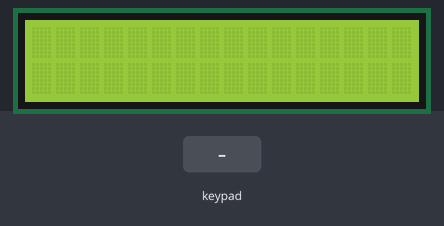
The sketch below on a simulated Arduino Mega 2560, built with avr-gcc and run on an emulated ATmega2560. Parts: 16×2 character LCD. Inputs (shaded band) come from the test bench. What the sketch prints to the serial monitor is not drawn.

Above: at 1.2 s.
1.3 s: keypad keys 3 7 3 5 3 3 3 1 # pressed 0.4 s apart
At 5.1 s:
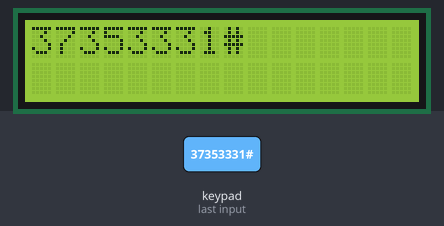
6.4 s: key 'A' pressed
At 7.6 s:
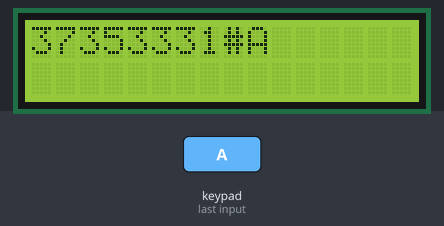
7.9 s: key 'B' pressed
At 8.9 s:
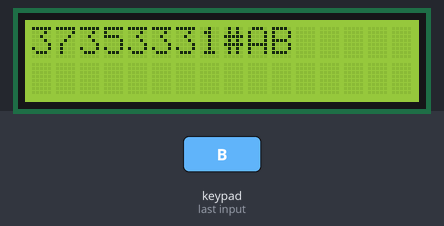
9.4 s: key 'C' pressed
At 9.9 s:
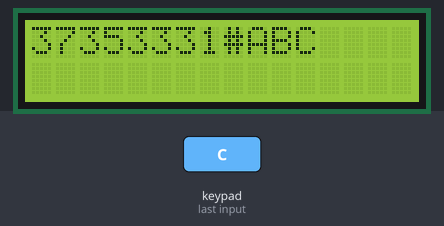
10.9 s: key '#' pressed
At 11.2 s:
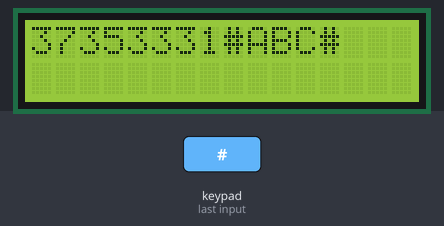
12.4 s: key 'D' pressed
At 13.5 s:
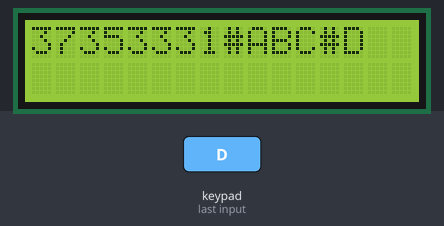
Timing chart, 0 to 14.9 s (numbered marks = the images above; inputs shaded):
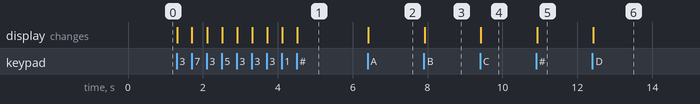

The sketch:

keypadLCD.ino
```cpp
#include <Keypad.h>
#include <LiquidCrystal_I2C.h>

const byte ROWS = 4;
const byte COLS = 4;

char keys[ROWS][COLS] = {
  {'1','2','3', 'A'},
  {'4','5','6', 'B'},
  {'7','8','9', 'C'},
  {'*','0','#', 'D'}
};
byte rowPins[ROWS] = {37, 35, 33, 31};
byte colPins[COLS] = {29, 27, 25, 23};

Keypad keypad = Keypad(makeKeymap(keys), rowPins, colPins, ROWS, COLS);

String textBuffer = "";  // Initialize the text buffer

LiquidCrystal_I2C lcd(0x3F,16,2);  // set the LCD address to 0x3F for a 16 chars and 2 line display

void setup() {
  Serial.begin(9600);

  lcd.init();           // Initialize the LCD
  lcd.clear();          // Clear the display
  lcd.backlight();      // Turn on the backlight
  lcd.setCursor(0,0);   // Set cursor to the beginning
}

void loop() {
  char key = keypad.getKey(); // Read the key

  // Print if key is pressed
  if (key) {
    Serial.print("Key Pressed: ");
    Serial.println(key);
    handleKey(key);  // Process the key input in the buffer
  }
}

void handleKey(char key) {
  if (key == '*') {
    textBuffer = "";  // Clear the text buffer if '*' is pressed
    lcd.clear();      // Clear the LCD display
    Serial.println("Buffer Cleared");
  } else {
    textBuffer += key;  // Append the pressed key to the buffer
    Serial.print("Buffer: ");
    Serial.println(textBuffer);

    // Print the updated buffer to the LCD
    lcd.clear();  // Optional: Clear the LCD to avoid overlap
    lcd.setCursor(0,0);   // Set cursor to the beginning
    lcd.print(textBuffer); // Display the buffer on the LCD
  }
}
```

Measured:
- after the input at 1.3 s, the display: first changes at once (image 1 shows a later state)
- after the input at 6.4 s, the display: changes at once (image 2)
- after the input at 7.9 s, the display: changes at once (image 3)
- after the input at 9.4 s, the display: changes at once (image 4)
- after the input at 10.9 s, the display: changes at once (image 5)
- after the input at 12.4 s, the display: changes at once (image 6)
